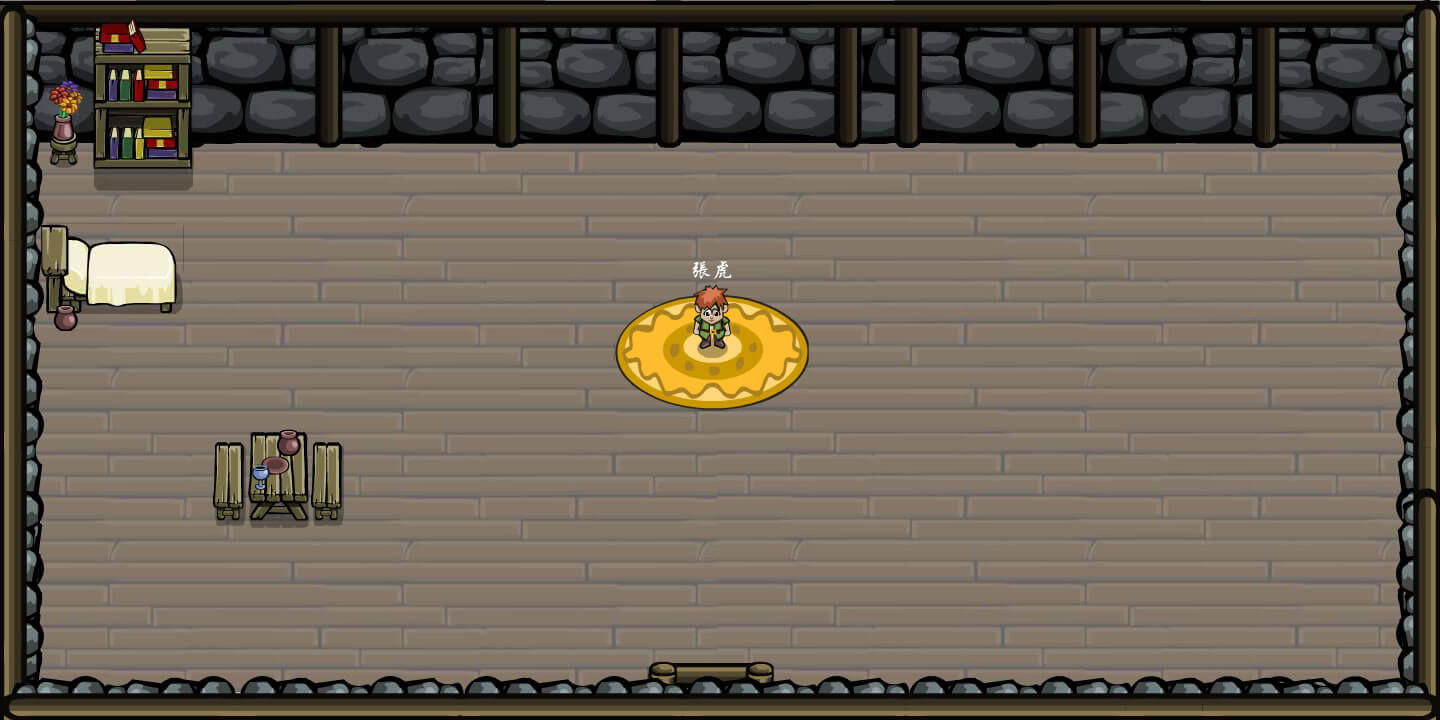

A level layout from a 2D game, rendered from its tile map. Below: a short description, then the map file with tile-grid data replaced by summaries:
An orthogonal 72x36 tile map with 20x20 px tiles, 2 tile layers (背景, 房间) and 6 objects (mainPlayer, ZhangHu, Door).

<map version="1.0" orientation="orthogonal" width="72" height="36" tilewidth="20" tileheight="20">
 <tileset firstgid="1" name="sapling_room" tilewidth="20" tileheight="20">
  <image source="../img/map/sapling_room.jpg" width="1440" height="720" />
 </tileset>
 <layer name="背景" width="72" height="36">
  <data>[2592 cells, 2592 non-empty, 2592 distinct tile ids]</data>
 </layer>
 <layer name="房间" width="72" height="36">
  <data>[2592 cells, 0 non-empty, 0 distinct tile ids]</data>
 </layer>
 <objectgroup name="Entities" width="72" height="36">
  <object name="mainPlayer" x="102" y="338" width="40" height="16" />
  <object name="ZhangHu" x="675" y="360" width="71" height="14" />
 </objectgroup>
 <objectgroup name="door" width="72" height="36">
  <object name="Door" x="653" y="649" width="119" height="18">
   <properties>
    <property name="to" value="xiaozhen_shang" />
   </properties>
  </object>
 </objectgroup>
 <objectgroup name="collision" width="72" height="36">
  <object x="1394" y="671">
   <polyline points="0,0 2,-523 -1198,-521 -1199,-506 -1349,-504 -1348,-451 -1305,-432 -1237,-430 -1216,-411 -1216,-362 -1311,-361 -1312,-344 -1349,-330 -1352,1 -1,0" />
  </object>
  <object x="251" y="425">
   <polyline points="0,0 -38,18 -40,80 -36,94 88,94 89,17 55,1 0,-1" />
  </object>
  <object x="692" y="258" width="39" height="90" />
 </objectgroup>
</map>